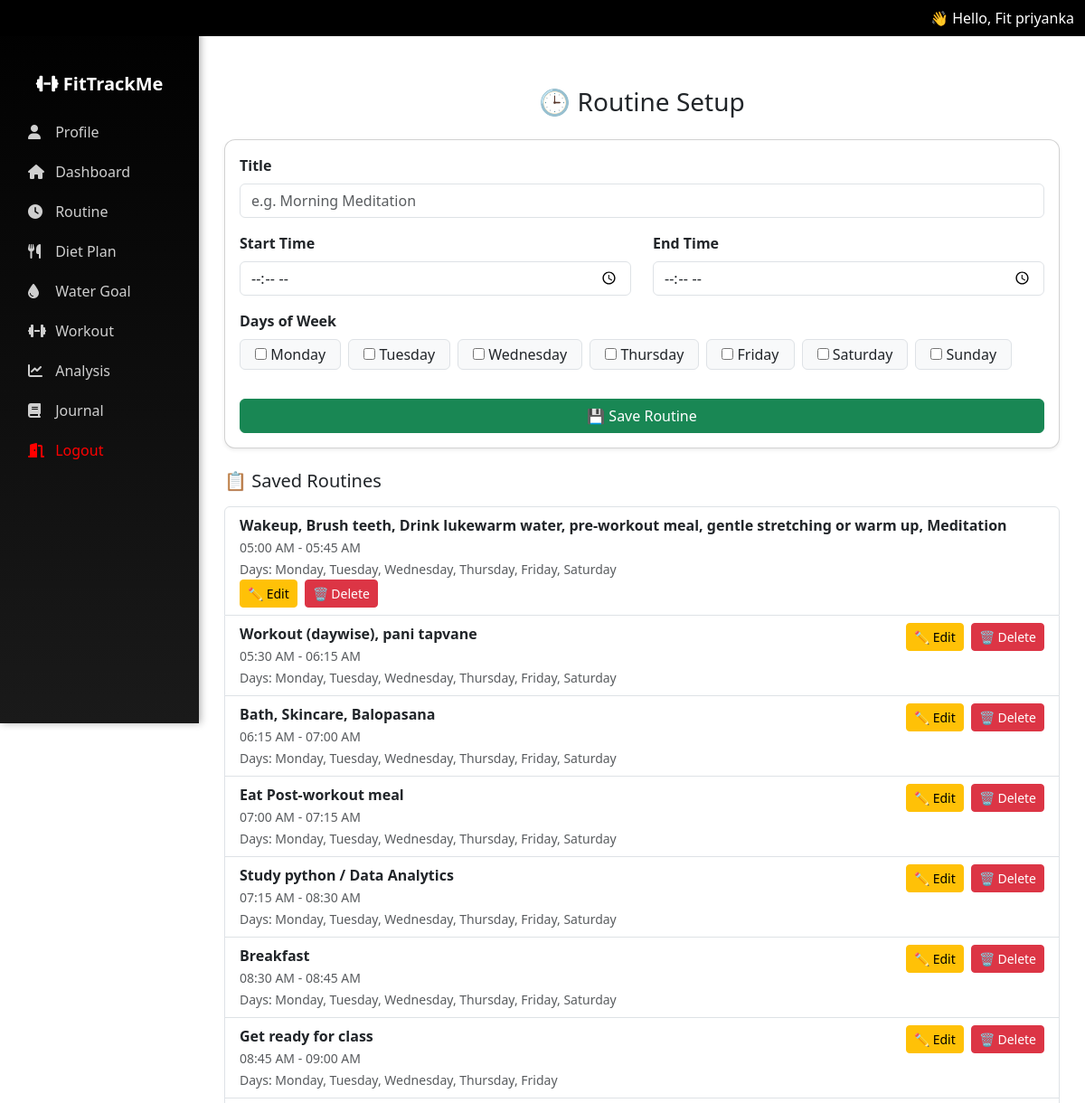
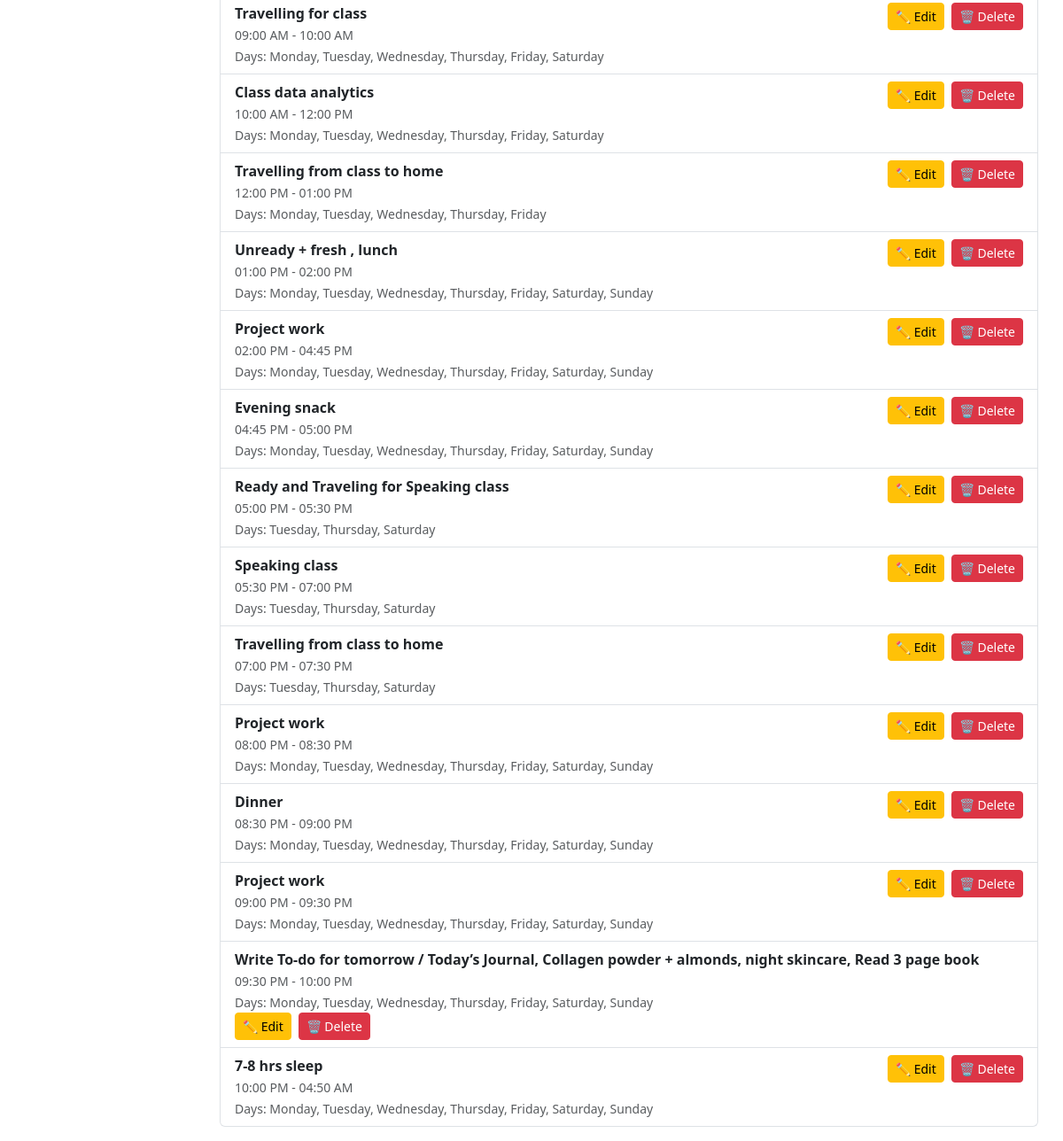
Page /fit/routine-setup/ (signed in) on the committed database (2 pictures, top to bottom).
### fit/models.py (models this page shows, shortened)
class UserProfile(models.Model):
    user = models.OneToOneField(User, on_delete=models.CASCADE)
    full_name = models.CharField(max_length=100, blank=True)
    age = models.PositiveIntegerField(null=True, blank=True)
    sex = models.CharField(max_length=10, choices=[('male', 'Male'), ('female', 'Female')], blank=True)
    height_cm = models.FloatField(null=True, blank=True)
    current_weight = models.FloatField(null=True, blank=True)

class DailyRoutine(models.Model):
    user = models.ForeignKey(User, on_delete=models.CASCADE)
    title = models.CharField(max_length=100)
    description = models.TextField(blank=True, null=True)
    start_time = models.TimeField()
    end_time = models.TimeField()
    days = models.JSONField(default=list)  # ["Monday", "Tuesday", ...]
    is_active = models.BooleanField(default=True)
    is_auto = models.BooleanField(default=False)

### fit/views.py (the view, shortened to what this page needs)
# urls.py: path('routine-setup/', views.routine_setup, name='routine_setup'),
@login_required
def routine_setup(request):
    weekdays = ["Monday", "Tuesday", "Wednesday", "Thursday", "Friday", "Saturday", "Sunday"]
    routines = DailyRoutine.objects.filter(user=request.user, is_auto=False).order_by("start_time")
    return render(request, "routine_setup.html", {
        "weekdays": weekdays,
        "routines": routines,
    })

### fit/context_processors.py (called while the page is built)
def user_profile(request):
    if request.user.is_authenticated:
        try:
            profile = UserProfile.objects.get(user=request.user)
            return {'user_full_name': profile.full_name}
        except UserProfile.DoesNotExist:
            return {'user_full_name': request.user.username}
    return {}

### fit/templatetags/custom_filters.py (called while the page is built)
@register.filter
def first_name(value):
    if not value:
        return ""
    parts = value.strip().split()
    if parts[0].lower().replace('.', '') in ['mr', 'mrs', 'ms', 'dr']:
        return parts[1] if len(parts) > 1 else parts[0]
    return parts[0]

### fit/templates/routine_setup.html (shortened to what this page needs)
{% extends "base.html" %}
{% block content %}
<div class="container mt-4">
  <h3 class="mb-4 text-center">🕒 Routine Setup</h3>
  <form method="POST" class="card p-3 mb-4 shadow-sm">
    <div class="mb-3">
      <label class="form-label fw-semibold">Title</label>
      <input type="text" name="title" class="form-control" placeholder="e.g. Morning Meditation" required>
    </div>
    <div class="row mb-3">
      <div class="col-md-6 mb-3 mb-md-0">
        <label class="form-label fw-semibold">Start Time</label>
        <input type="time" name="start_time" class="form-control" required>
      </div>
      <div class="col-md-6">
        <label class="form-label fw-semibold">End Time</label>
        <input type="time" name="end_time" class="form-control" required>
      </div>
    </div>
    <div class="mb-3">
      <label class="form-label fw-semibold">Days of Week</label>
      <div class="d-flex flex-wrap gap-2">
        {% for day in weekdays %}
        <label class="form-check-label border rounded px-3 py-1 bg-light">
          <input type="checkbox" name="days" value="{{ day }}"> {{ day }}
        </label>
        {% endfor %}
      </div>
    </div>
    <button type="submit" class="btn btn-success w-100 mt-3">💾 Save Routine</button>
  </form>
  <h5 class="mt-4 mb-3">📋 Saved Routines</h5>
  {% if routines %}
  <ul class="list-group">
    {% for r in routines %}
    <li class="list-group-item d-flex justify-content-between align-items-start flex-wrap">
      <div class="flex-grow-1">
        <strong>{{ r.title }}</strong><br>
        <small class="text-muted">
          {{ r.start_time|time:"h:i A" }} - {{ r.end_time|time:"h:i A" }} <br>
          Days: {{ r.days|join:", " }}
        </small>
      </div>
      <div class="d-flex gap-2 mt-2 mt-md-0">
        <button type="button" class="btn btn-sm btn-warning edit-btn"
          data-id="{{ r.id }}"
          data-title="{{ r.title }}"
          data-start="{{ r.start_time|time:'H:i' }}"
          data-end="{{ r.end_time|time:'H:i' }}"
          data-days="{{ r.days|join:',' }}">
          ✏️ Edit
        </button>
        <form method="POST" action="{% url 'delete_routine' r.id %}"
          onsubmit="return confirm('Are you sure you want to delete this routine?');">
          <button type="submit" class="btn btn-sm btn-danger">🗑 Delete</button>
        </form>
      </div>
    </li>
    {% endfor %}
  </ul>
  {% else %}
  <p class="text-muted text-center">No routines added yet.</p>
  {% endif %}
</div>
{% endblock %}

### fit/templates/base.html (shortened to what this page needs)
{% load custom_filters %}
<!DOCTYPE html>
<html lang="en">
<head>
  <link href="https://cdn.jsdelivr.net/npm/bootstrap@5.3.0/dist/css/bootstrap.min.css" rel="stylesheet"/>
  <link rel="stylesheet" href="https://cdnjs.cloudflare.com/ajax/libs/font-awesome/6.4.0/css/all.min.css">
</head>
<body>
 {% if user.is_authenticated %}
<nav class="navbar navbar-expand-lg navbar-dark fixed-top" style="background-color: rgb(0 0 0) !important;">
  <div class="container-fluid">
    <div class="text-white ms-auto d-none d-lg-block">
    👋 Hello, Fit {{ user_full_name|first_name|default:request.user.username }}
    </div>
  </div>
</nav>
{% endif %}
{% if user.is_authenticated %}
<div class="sidebar collapse d-lg-block" id="sidebarMenu">
  <ul class="nav flex-column px-3">
    <li class="nav-item mb-3 text-center text-white fw-bold fs-5 mt-2">
      <i class="fa-solid fa-dumbbell"></i> FitTrackMe
    </li>
    <li class="nav-item"><a class="nav-link" href="{% url 'profile' %}"><i class="fa-solid fa-user"></i> Profile</a></li>
    <li class="nav-item"><a class="nav-link" href="{% url 'dashboard' %}"><i class="fa-solid fa-house"></i> Dashboard</a></li>
    <li class="nav-item"><a class="nav-link" href="{% url 'routine_setup' %}"><i class="fa-solid fa-clock"></i> Routine</a></li>
    <li class="nav-item"><a class="nav-link" href="{% url 'diet_setup' %}"><i class="fa-solid fa-utensils"></i> Diet Plan</a></li>
    <li class="nav-item"><a class="nav-link" href="{% url 'water_setup' %}"><i class="fa-solid fa-droplet"></i> Water Goal</a></li>
    <li class="nav-item"><a class="nav-link" href="{% url 'workout_setup' %}"><i class="fa-solid fa-dumbbell"></i> Workout</a></li>
    <li class="nav-item"><a class="nav-link" href="{% url 'analysis' %}"><i class="fa-solid fa-chart-line"></i> Analysis</a></li>
    <li class="nav-item"><a class="nav-link" href="{% url 'journal_view' %}"><i class="fa-solid fa-book"></i> Journal</a></li>
    <li class="nav-item">
      <form method="post" action="{% url 'logout' %}" style="margin: 0;">
        <button type="submit" class="nav-link logout-link w-100 text-start" style="color: red;">
          <i class="fa-solid fa-door-open" ></i> Logout
        </button>
      </form>
    </li>
  </ul>
</div>
{% endif %}
<div class="content">
  {% block content %}{% endblock %}
</div>
</body>
</html>

### fit/templates/base.html (style rules this page uses)
body { padding-top: 56px; }
.sidebar { height: 100vh; position: fixed; left: 0; top: 0; background: linear-gradient(180deg, #000000, #1a1a1a); width: 220px; padding-top: 70px; box-shadow: 2px 0 8px rgba(0, 0, 0, 0.3); }
.sidebar .nav-link { color: #cfcfcf; font-weight: 500; padding: 10px 15px; border-radius: 8px; transition: all 0.3s ease; }
.sidebar .nav-link i { margin-right: 8px; width: 18px; }
.content { margin-left: 220px; padding: 1rem; }

### fit/templates/routine_setup.html (style rules this page uses)
.card { border-radius: 12px; box-shadow: 0 2px 8px rgba(0, 0, 0, 0.08); }

### rows in the picture
UserProfile: full_name.username "priyanka"
DailyRoutine: title "Wakeup, Brush teeth, Drink lukewarm water, pre-workout meal, gentle stretching or warm up, Meditation", start_time "05:00 AM", end_time "05:45 AM", days "Monday, Tuesday, Wednesday, Thursday, Friday, Saturday"
DailyRoutine: title "Workout (daywise), pani tapvane", start_time "05:30 AM", end_time "06:15 AM", days "Monday, Tuesday, Wednesday, Thursday, Friday, Saturday"
DailyRoutine: title "Bath, Skincare, Balopasana", start_time "06:15 AM", end_time "07:00 AM", days "Monday, Tuesday, Wednesday, Thursday, Friday, Saturday"
DailyRoutine: title "Eat Post-workout meal", start_time "07:00 AM", end_time "07:15 AM", days "Monday, Tuesday, Wednesday, Thursday, Friday, Saturday"
DailyRoutine: title "Study python / Data Analytics", start_time "07:15 AM", end_time "08:30 AM", days "Monday, Tuesday, Wednesday, Thursday, Friday, Saturday"
DailyRoutine: title "Breakfast", start_time "08:30 AM", end_time "08:45 AM", days "Monday, Tuesday, Wednesday, Thursday, Friday, Saturday"
DailyRoutine: title "Get ready for class", start_time "08:45 AM", end_time "09:00 AM", days "Monday, Tuesday, Wednesday, Thursday, Friday"
DailyRoutine: title "Travelling for class", start_time "09:00 AM", end_time "10:00 AM", days "Monday, Tuesday, Wednesday, Thursday, Friday, Saturday"
DailyRoutine: title "Class data analytics", start_time "10:00 AM", end_time "12:00 PM", days "Monday, Tuesday, Wednesday, Thursday, Friday, Saturday"
DailyRoutine: title "Travelling from class to home", start_time "12:00 PM", end_time "01:00 PM", days "Monday, Tuesday, Wednesday, Thursday, Friday"
DailyRoutine: title "Unready + fresh , lunch", start_time "01:00 PM", end_time "02:00 PM", days "Monday, Tuesday, Wednesday, Thursday, Friday, Saturday, Sunday"
DailyRoutine: title "Project work", start_time "02:00 PM", end_time "04:45 PM", days "Monday, Tuesday, Wednesday, Thursday, Friday, Saturday, Sunday"
DailyRoutine: title "Evening snack", start_time "04:45 PM", end_time "05:00 PM", days "Monday, Tuesday, Wednesday, Thursday, Friday, Saturday, Sunday"
DailyRoutine: title "Ready and Traveling for Speaking class", start_time "05:00 PM", end_time "05:30 PM", days "Tuesday, Thursday, Saturday"
DailyRoutine: title "Speaking class", start_time "05:30 PM", end_time "07:00 PM", days "Tuesday, Thursday, Saturday"
DailyRoutine: title "Travelling from class to home", start_time "07:00 PM", end_time "07:30 PM", days "Tuesday, Thursday, Saturday"
DailyRoutine: title "Project work", start_time "08:00 PM", end_time "08:30 PM", days "Monday, Tuesday, Wednesday, Thursday, Friday, Saturday, Sunday"
DailyRoutine: title "Dinner", start_time "08:30 PM", end_time "09:00 PM", days "Monday, Tuesday, Wednesday, Thursday, Friday, Saturday, Sunday"
DailyRoutine: title "Project work", start_time "09:00 PM", end_time "09:30 PM", days "Monday, Tuesday, Wednesday, Thursday, Friday, Saturday, Sunday"
DailyRoutine: title "Write To-do for tomorrow / Today’s Journal, Collagen powder + almonds, night skincare, Read 3 page book", start_time "09:30 PM", end_time "10:00 PM", days "Monday, Tuesday, Wednesday, Thursday, Friday, Saturday, Sunday"
DailyRoutine: title "7-8 hrs sleep", start_time "10:00 PM", end_time "04:50 AM", days "Monday, Tuesday, Wednesday, Thursday, Friday, Saturday, Sunday"

### other values in the picture
{{ day }} "Monday" "Tuesday" "Wednesday" "Thursday" "Friday" "Saturday" "Sunday"
